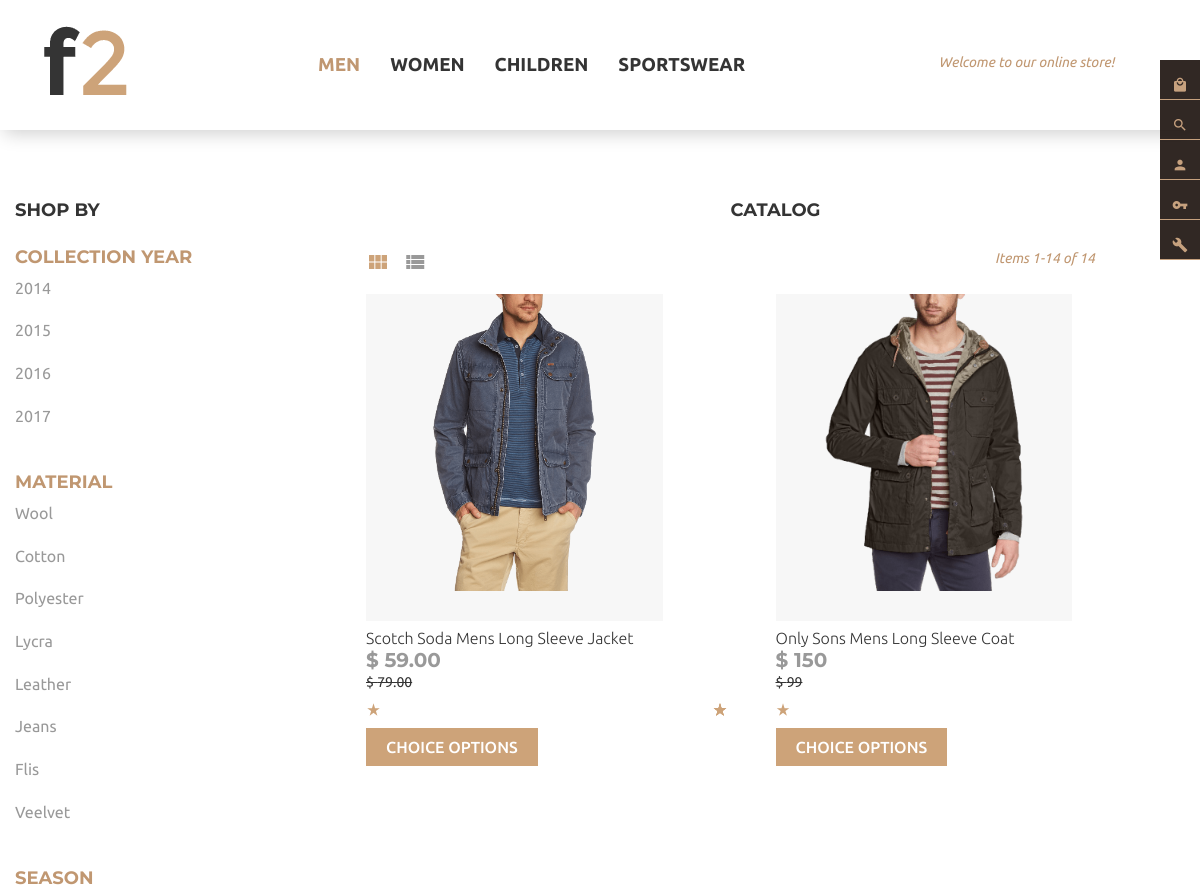
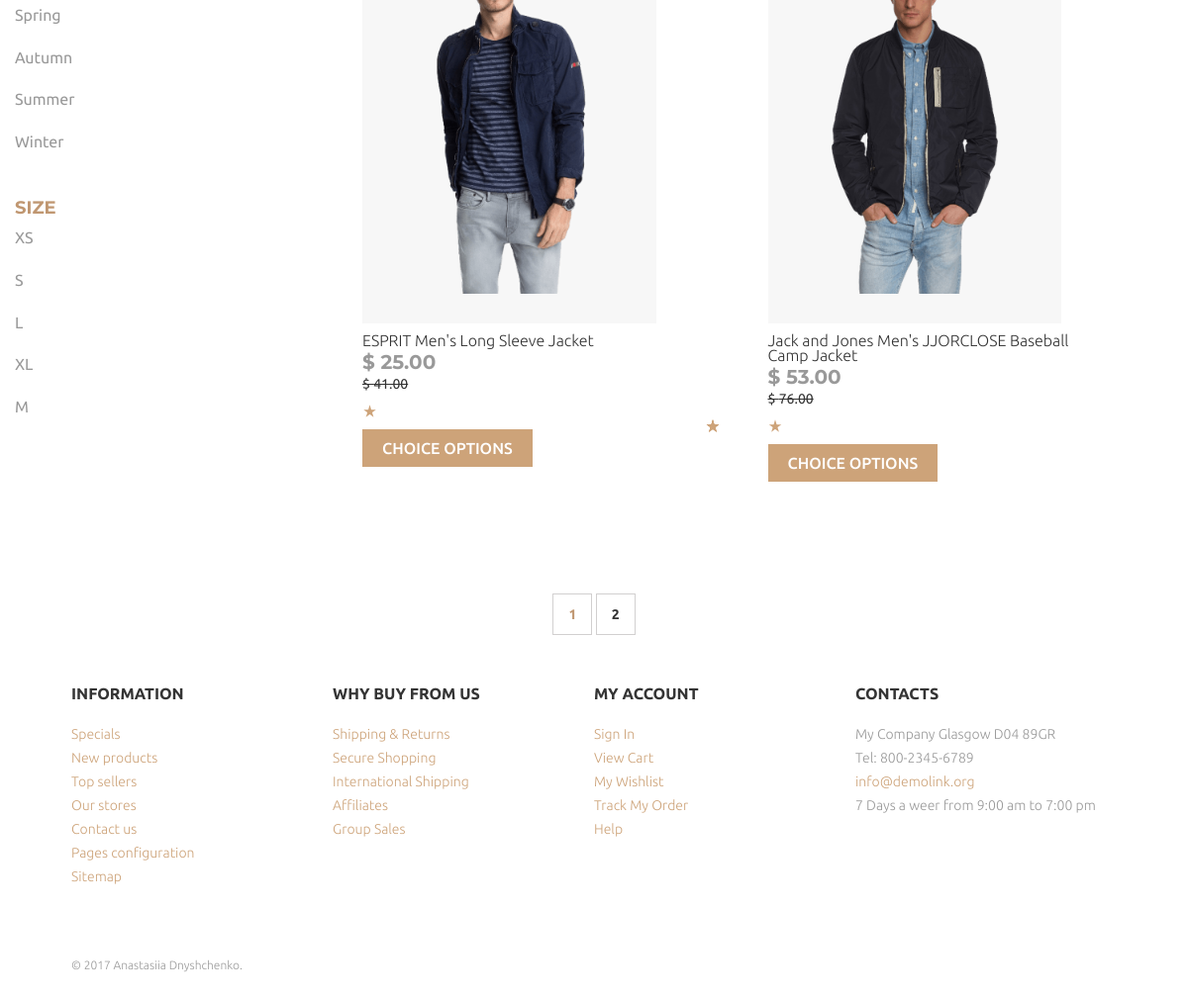
Screenshot of /product.php?id=1&num=1 with the database file from the repository (2 pictures, top to bottom).
### tables this page shows
CREATE TABLE `Categories` (
  `id` int(11) NOT NULL,
  `name_cat` varchar(15) NOT NULL
);

CREATE TABLE `Year` (
  `id` int(11) NOT NULL,
  `year_name` int(5) NOT NULL
);

CREATE TABLE `Material` (
  `id` int(11) NOT NULL,
  `material_name` varchar(25) NOT NULL
);

CREATE TABLE `Season` (
  `id` int(11) NOT NULL,
  `season_name` varchar(15) NOT NULL
);

CREATE TABLE `Size` (
  `id` int(11) NOT NULL,
  `size_name` varchar(5) NOT NULL
);

CREATE TABLE `F2Products` (
  `id` int(11) NOT NULL,
  `name` varchar(150) NOT NULL,
  `id_year` int(10) NOT NULL,
  `id_material` int(10) NOT NULL,
  `id_season` int(10) NOT NULL,
  `price` varchar(20) NOT NULL,
  `none_price` varchar(20) NOT NULL,
  `description` text NOT NULL
);

CREATE TABLE `Images` (
  `id` int(11) NOT NULL,
  `id_product` varchar(10) NOT NULL,
  `image` varchar(500) NOT NULL,
  `main_picture` varchar(1) NOT NULL
);

### product.php (the view, shortened to what this page needs)
<?php
include("db.php");
	include("header.php");
?>
		<div class="wrap-product">
<?php
	include("filters.php");
?>
			<div class="product">
				<p id="catalog">Catalog</p>
				<div class="view">
					<a href="" class="material-icons module square">view_module</a>
					<a href="" class="material-icons module lineM">view_list</a>
					<span>Items 1-14 of 14</span>
				</div>
		<?php
		$num=1;
		$id_cat=$_GET["id"];
		if ($_GET["num"]) {
			$num = $_GET["num"];
		}
		$pagenum = 4;
		$start=($num-1)*$pagenum;
		$query = "SELECT F2Products.id, name, image, price, none_price, description, id_material, id_season,
		id_year
				FROM F2Products
						JOIN Images
				ON F2Products.id = Images.id_product
						JOIN ProductCat
				ON F2Products.id = ProductCat.id_product
				WHERE main_picture = 1 AND ProductCat.id_cat = $id_cat
				ORDER BY F2Products.id DESC
				LIMIT $start, $pagenum ";
		$result = $mysqli->query($query);
		while ($row = $result->fetch_assoc()) {
		   echo '<div class="product-img">
				<a href="item.php?id='.$row["id"].'" class="item-product"><img src="images/'.$row["image"].'" alt=""></a>
				<a href="item.php?id='.$row["id"].'" class="item-product"><p class="name">'.$row["name"].'</p></a>
				<p class="price">$ '.$row["price"].'</p>
				<input type="hidden"  value="'.$row['id_material'].'">
				<input type="hidden"  value="'.$row['id_season'].'">
				<input type="hidden"  value="'.$row['id_year'].'">
				<p class="none-price"><s>$ '.$row["none_price"].'</s></p>
				<p class="description">'.$row["description"].'</p>
				<div class="rating"><i class="material-icons">star_rate</i><i class="material-icons">star_rate</i><i class="material-icons">star_rate</i><i class="material-icons">star_rate</i><i class="material-icons">star_rate</i></div>
				<br><br><br>
				<a href="item.php?id='.$row["id"].'" class="add-to-cart">choice options</a>
			</div>';
		 }
		$query ="SELECT F2Products.id
				FROM F2Products JOIN ProductCat
				ON F2Products.id = ProductCat.id_product
				WHERE ProductCat.id_cat = $id_cat";
		$result = $mysqli->query($query);
		$num2 =  mysqli_num_rows($result);
		$num_pages = $num2 / $pagenum;
		echo'</div></div><ul class="page-wrap">';
		for ($i=1;$i<($num_pages+1);$i++) {
			echo '
			<li class="page"><a href="product.php?id='.$id_cat.'&num='.$i.'">'.$i.'</a></li>
			';
		}
echo "</ul>";
	include("footer.php");
?>

### header.php (shortened to what this page needs)
<!DOCTYPE html>
<html lang="ru">
<head>
	<link rel="stylesheet" href="css/product-style.css"/>
</head>
<body>
		<div id="fixed-menu">
	<?php
		include("db.php");
		$u_hash = ($_COOKIE['Session']);
		$query = "SELECT COUNT(*)
				  FROM Cart
				  WHERE user_hash = '$u_hash'";
		$result = $mysqli->query($query);
	while ($row = $result->fetch_assoc()) {
		if ($row['COUNT(*)']>0) {
			echo '<div class="icon"><a href="#modal-cart" class="material-icons open-modal">&#xE54C;</a><sup style="color:white;">'.$row['COUNT(*)'].'</sup>
			</div>';
			$u_hash = ($_COOKIE['Session']);
			$query = "SELECT name, price, quantity, product_id, image, color_name, size_name
					  FROM F2Products JOIN Cart
				ON Cart.product_id = F2Products.id
								JOIN Images
				ON F2Products.id = Images.id_product
								JOIN Color
				ON Cart.id_color = Color.id
								JOIN Size
				ON Cart.id_size = Size.id
				WHERE Cart.user_hash = '$u_hash' AND main_picture = 1";
				$result = $mysqli->query($query);
				echo $mysqli->error;
				echo'<div id="modal-cart" class="modal-div">
					<h1 style="text-align:center; font-weight:500; color:white; text-transform: uppercase; padding: 30px 0 50px;">Shopping Cart</h1>
					<ul>';
				while ($row = $result->fetch_assoc()){
		echo '
				<li style="margin:0 20px 100px 20px;">
					<img style="width:170px; margin-right:10%; background-color:rgb(250,250,250); float:left;"src="images/'.$row["image"].'" alt="">
				<div>
					<div class="table-name" style="color:white; display:block; text-align: center; margin: 10px 0;" >'.$row['name'].'</div>
					<div style="color: #cda379;">Color:
						<span style="color:white;">'.$row['color_name'].'</span>
					</div>
					<div style="color: #cda379;">Size:
						<span style="color:white;">'.$row['size_name'].'</span>
					</div>
					<div style="color: #cda379; margin-top: 10px;">Price:
						<span class="table-price" style="color: white; font-weight: bold; line-height: normal; font-size: 24px;">$'.number_format($row['price'],2).'</span>
					</div>
					<div style="color: #cda379;  margin-top: 10px;">Qty:
						<input class="number-cart" type="text" size"4" value="'.$row['quantity'].'">
					</div>
					<input type="hidden"  value="'.$row['price'].'">
					<input type="hidden"  value="'.$row['product_id'].'">
					<div style="color: #cda379;  margin-top: 10px;">Subtotal:
						<span class="subtotal-cart" style="color:white; margin-top: 10px;">$ '.number_format($row['price']*$row['quantity'],2).'</span>
					</div>
				</div>
				</li>';
		}
		echo '</ul>
				<div>
					<div style="font-size: 20px; line-height: 20px; color: #FFF; font-weight: 700;">Cart Subtotal
						<span style="color:white;">'.$row['price'].'</span>
					</div>
					<a href="Cart.php" class="view-shopping-cart">view shopping cart</a>
					<a href="Cart.php" class="view-shopping-cart">checkout</a>
				</div>
		</div>';
		}
	else{
		echo '<div class="icon"><a href="#modal-cart" class="material-icons open-modal">&#xE54C;</a>
		</div>
				<div id="modal-cart" class="modal-div">
					<p class="mod-card-text">You have no items in your shopping cart.</p>
				</div>';
	}
	}
	?>
	        <div class="icon">
	        </div>
	        <div class="icon">
	        </div>
	        <div class="icon">
	        </div>
	        <div class="icon">
	        </div>
		</div>
		<div class="home">
			<div class="header">
				<div class="logo">
					<a href="index.php">
						<img src="images/logo_dark.png" alt="">
					</a>
				</div>
					<ul class="nav">
<?php
		$query = "SELECT *
				  FROM Categories";
		$result = $mysqli->query($query);
	while ($row = $result->fetch_assoc()) {
		echo '<li><a href="product.php?id='.$row["id"].'&num=1">'.$row["name_cat"].'</a></li>';
	}
?>
					</ul>
				<div class="welcome">
					<span>Welcome to our online store!</span>
				</div>
			</div>
		</div>

### filters.php (shortened to what this page needs)
<?php
	include("db.php");
?>
<div class="filters">
				<p id="shop">Shop by</p>
				<div class="year line">
					<h2>Collection year</h2>
						<?php
							$query = "SELECT *
									  FROM Year";
							$result = $mysqli->query($query);
							while ($row = $result->fetch_assoc()) {
								echo '<a href="'.$_SERVER['REQUEST_URI'].'&year='.$row["id"].'">'.$row["year_name"].'</a></br>';
							}
						?>
				</div>
				<div class="material line">
					<h2>Material</h2>
						<?php
							$query = "SELECT *
									  FROM Material";
							$result = $mysqli->query($query);
							while ($row = $result->fetch_assoc()) {
								echo '<a href="'.$_SERVER['REQUEST_URI'].'&material='.$row["id"].'">'.$row["material_name"].'</a></br>';
							}
						?>
				</div>
				<div class="season line">
					<h2>Season</h2>
						<?php
							$query = "SELECT *
									  FROM Season";
							$result = $mysqli->query($query);
							while ($row = $result->fetch_assoc()) {
								echo '<a href="'.$_SERVER['REQUEST_URI'].'&season='.$row["id"].'">'.$row["season_name"].'</a></br>';
							}
						?>
				</div>
				<div class="size line">
					<h2>Size</h2>
						<?php
							$query = "SELECT *
									  FROM Size";
							$result = $mysqli->query($query);
							while ($row = $result->fetch_assoc()) {
								echo '<a href="'.$_SERVER['REQUEST_URI'].'&size='.$row["id"].'">'.$row["size_name"].'</a></br>';
							}
						?>
				</div>
			</div>

### footer.php (shortened to what this page needs)
<div class="footer">
			<div class="wrap-info">
				<div class="info footer-text">
					<h3>Information</h3>
					<div class="footer-accord">
						<a href="#">Specials</a>
						<a href="#">New products</a>
						<a href="#">Top sellers</a>
						<a href="#">Our stores</a>
						<a href="#">Contact us</a>
						<a href="#">Pages configuration</a>
						<a href="#">Sitemap</a>
					</div>
				</div>
				<div class="form footer-text">
					<h3>Why buy from us</h3>
					<div class="footer-accord">
						<a href="#">Shipping & Returns</a>
						<a href="#">Secure Shopping</a>
						<a href="#">International Shipping</a>
						<a href="#">Affiliates</a>
						<a href="#">Group Sales</a>
					</div>
				</div>
				<div class="account footer-text">
					<h3>My account</h3>
					<div class="footer-accord">
						<a href="login.php">Sign In</a>
						<a href="#">View Cart</a>
						<a href="#">My Wishlist</a>
						<a href="#">Track My Order</a>
						<a href="#">Help</a>
					</div>
				</div>
				<div class="contact footer-text">
					<h3>Contacts</h3>
					<div class="footer-accord">
						<p>My Company Glasgow D04 89GR </p>
						<p>Tel: 800-2345-6789</p>
						<a href="#">info@demolink.org</a>
						<p>7 Days a weer from 9:00 am to 7:00 pm</p>
					</div>
				</div>
			</div>
				<p class="author">© 2017 Anastasiia Dnyshchenko.</p>
	</div>
</body>
</html>
	<link rel="stylesheet" href="animated/animate.css">

### rows the page displays
categories: name_cat "MEN"
categories: name_cat "WOMEN"
categories: name_cat "CHILDREN"
categories: name_cat "SPORTSWEAR"
year: year_name "2014"
year: year_name "2015"
year: year_name "2016"
year: year_name "2017"
material: material_name "Wool"
material: material_name "Cotton"
material: material_name "Polyester"
material: material_name "Lycra"
material: material_name "Leather"
material: material_name "Jeans"
material: material_name "Flis"
material: material_name "Veelvet"
season: season_name "Spring"
season: season_name "Autumn"
season: season_name "Summer"
season: season_name "Winter"
size: size_name "XS"
size: size_name "S"
size: size_name "L"
size: size_name "XL"
size: size_name "M"
f2products: images.image (picture), name "Scotch Soda Mens Long Sleeve Jacket", price "59.00", none_price "79.00"
f2products: images.image (picture), name "Only Sons Mens Long Sleeve Coat", price "150", none_price "99"
f2products: images.image (picture), name "ESPRIT Men's Long Sleeve Jacket", price "25.00", none_price "41.00"
f2products: images.image (picture), name "Jack and Jones Men's JJORCLOSE Baseball Camp Jacket", price "53.00", none_price "76.00"
